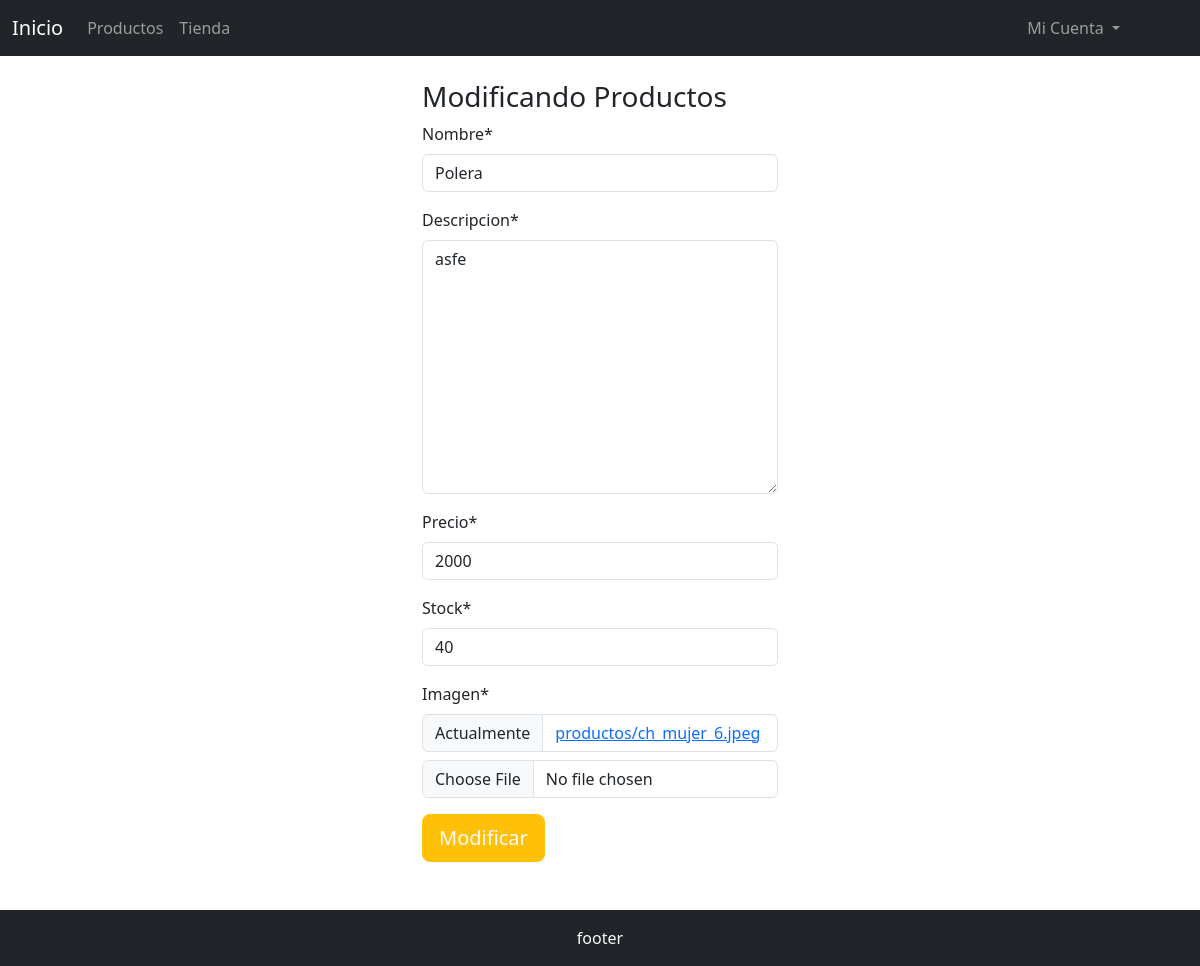
Screenshot of /updateproducto/2 with the database file from the repository.
### aplicacion/models.py (models this page shows, shortened)
class Producto(models.Model):
    id=models.IntegerField(primary_key=True)
    nombre=models.CharField(max_length=50)
    descripcion=models.TextField(max_length=300)
    precio=models.IntegerField()
    stock=models.IntegerField()
    imagen=models.ImageField(upload_to="productos")

### aplicacion/views.py (the view)
# urls.py: path('updateproducto/<id>', updateProducto, name="updateproducto"),
def updateProducto(request,id):
    producto = get_object_or_404(Producto, id=id)
    contexto={
        'form': frmCrearProducto(instance=producto)
    }
    if request.method == 'POST':
        formulario = frmCrearProducto(data=request.POST, instance=producto, files=request.FILES)
        if formulario.is_valid():
            formulario.save()
            return redirect(to="admProductos")
    return render(request,"aplicacion/productos/update.html", contexto)

### aplicacion/forms.py
class frmCrearProducto(forms.ModelForm):
    class Meta:
        model=Producto
        fields=["nombre","descripcion","precio","stock", "imagen"]

### carro/context_processor.py (called while the page is built)
def importe_total_carro(request):
    total = 0
    if request.user.is_authenticated:
        carro = request.session.get("carro", {})  # Obtener el diccionario del carrito o un diccionario vacío si no existe
        for key, value in carro.items():
            precio = float(value.get("precio", 0))
            total += precio
    return {"importe_total_carro": total}

### aplicacion/templates/aplicacion/productos/update.html (shortened to what this page needs)
{% extends 'aplicacion/base.html' %}
{% load static %}
{% load crispy_forms_tags %}
{% block contenido %}
<div class="row">
    <div class="col-sm-4"></div>
    <div class="col-sm-4">
        <h3>Modificando Productos</h3>
        <form action="" method="post" enctype="multipart/form-data">
            {{form | crispy }}
            <div>
                <input type="submit" value="Modificar" class="btn btn-warning text-light btn-lg">
            </div>
        </form>
    </div>
    <div class="col-sm-4"></div>
</div>
{% endblock contenido %}

### rows the page displays
Producto: nombre "Polera", descripcion "asfe", precio "2000", stock "40"
